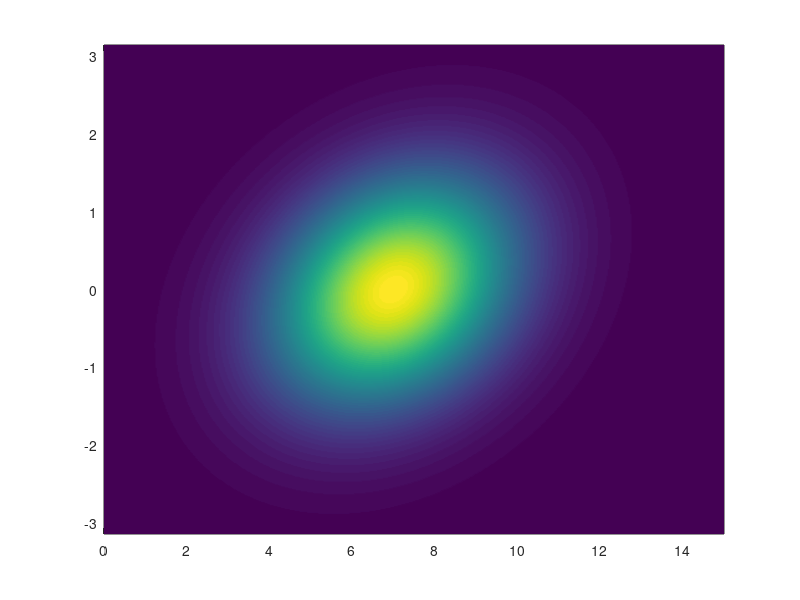

MATLAB code to generate this figure: (Note: this script raises an error after producing the figure.)
clc; clear; close all;

%% Part A
% Initialization
Pxx = [4 0.5; 0.5 1]; % original covariance matrix
mx = [7; 0]; % state mean [r, theta]
points = 500; % determines number of (r,theta) pairs
r_range = linspace(0,15,points); % set range of r values
theta_range = linspace(-pi,pi,points); % set range of theta values

% Calculations
gauss_const = 1/sqrt(2*pi*det(Pxx)); % normal distribution constant
[R, T] = meshgrid(r_range, theta_range); % create (r,theta) pairs
pdf_a = zeros(size(R)); % preallocate pdf values

for i = 1:points
    for j = 1:points
        x = [R(i,j); T(i,j)]; % define operating point for pdf calculation
        l_sq = (x - mx)'/Pxx*(x - mx); % mahalanobis distance
        pdf_a(i,j) = gauss_const*exp(-0.5*l_sq); % calculate pdf values
    end
end

% plot pdf as a colored contour
figure
pcolor(R, T, pdf_a)
shading interp
hold on

ellipse = sigmabound(Pxx, mx, 3);

% plot ellipse over pdf distribution
plot(ellipse(1,:),ellipse(2,:),'r','LineWidth',2)
title('Polar Coordinates Probability Density Function With 3\sigma Bound - Sean Bohne','FontSize',8)
xlabel('r (distance units)')
ylabel('\theta (rad)')

%% Part C
% Initialization
x = linspace(-25,25,points); % x cartesian coordinates transformation
y = linspace(-25,25,points); % y cartesian coordinates transformation
[X, Y] = meshgrid(x, y); % create a grid for x and y values
pdf_cart_c = zeros(size(X)); % preallocate cartesian pdf values

% Calculations
for i = 1:points
    for j = 1:points
        if sqrt(X(i,j)^2 + Y(i,j)^2) <= 1e-2
            pdf_cart_c(i,j) = 0;
        else
            x_val = [sqrt(X(i,j)^2 + Y(i,j)^2); atan2(Y(i,j), X(i,j))]; % define operating point for pdf calculation
            l_sq = (x_val - mx)'/Pxx*(x_val - mx); % mahalanobis distance
            pdf_cart_c(i,j) = 1/sqrt((X(i,j)^2 + Y(i,j)^2))*gauss_const*exp(-0.5*l_sq); % calculate pdf values
        end
    end
end

% plot cartesian pdf as a colored contour
figure
pcolor(X, Y, pdf_cart_c)
shading interp
title('Cartesian Coordinates Probability Density Function With 3\sigma Bound - Sean Bohne','FontSize',8)
xlabel('x')
ylabel('y')
hold on

%% Part D
% EKF linearization
mz_EKF = [mx(1)*cos(mx(2)); mx(1)*sin(mx(2))];
H = [cos(mx(2)), -mx(1)*sin(mx(2)); sin(mx(2)), mx(1)*cos(mx(2))];
Pzz_EKF = H*Pxx*H';

% scaled unscented transform
alpha = 1*10^-3; % weighting factor parameter
beta = 2; % weighting factor parameter
kappa = 0; % weighting factor parameter
n = length(mx); % state dimension

[Pzz_sut, mz_sut] = SUT(Pxx, mx, alpha, beta, kappa, n);

% SUT 3 sigma ellipse
ellipse_sut = sigmabound(Pzz_sut, mz_sut, 3);

% EKF 3 sigma ellipse
ellipse_EKF = sigmabound(Pzz_EKF, mz_EKF, 3);

fprintf('---------------------------------------\n')
fprintf('EKF linearization mean approximation m_z = \n')
disp(mz_EKF)
fprintf('EKF linearization covariance approximation P_{zz} = \n')
disp(Pzz_EKF)
fprintf('---------------------------------------\n')
fprintf('SUT mean approximation m_z = \n')
disp(mz_sut)
fprintf('SUT covariance approximation P_{zz} = \n')
disp(Pzz_sut)
fprintf('---------------------------------------\n')

% plot ellipse over pdf distribution
figure
pcolor(X, Y, pdf_cart_c)
shading interp
title('Cartesian Coordinates Probability Density Function With 3\sigma Bound - Sean Bohne','FontSize',8)
xlabel('x')
ylabel('y')
hold on

plot(ellipse_sut(1,:),ellipse_sut(2,:),'r','LineWidth',2)
plot(ellipse_EKF(1,:),ellipse_EKF(2,:),'g','LineWidth',2)
legend('p(z)','SUT','EKF','Location','southwest')

%% Part E
% initialize gamma values
gamma = 0.9:-0.2:0.1;

for i = 1:length(gamma)
    pdf_e = zeros(points, points);
    pdf_cart_e = zeros(points, points);

    P = gamma(i)*Pxx; % scale covariance matrix by corresponding gamma

    % EKF linearization
    mz_EKF = [mx(1)*cos(mx(2)); mx(1)*sin(mx(2))];
    H = [cos(mx(2)), -mx(1)*sin(mx(2)); sin(mx(2)), mx(1)*cos(mx(2))];
    Pzz_EKF = H*P*H';
    
    % scaled unscented transform
    [Pzz_sut, mz_sut] = SUT(P, mx, alpha, beta, kappa, n);

    % original 3 sigma ellipse
    ellipse = sigmabound(P, mx, 3);

    % SUT 3 sigma ellipse
    ellipse_sut = sigmabound(Pzz_sut, mz_sut, 3);

    % EKF 3 sigma ellipse
    ellipse_EKF = sigmabound(Pzz_EKF, mz_EKF, 3);

    gauss_const = 1/sqrt(2*pi*det(P));

    for j = 1:points
        for k = 1:points
            x = [R(j,k); T(j,k)]; % define operating point for pdf calculation
            l_sq = (x - mx)'/P*(x - mx); % mahalanobis distance
            pdf_e(j,k) = gauss_const*exp(-0.5*l_sq); % calculate pdf values
        end
    end

    for j = 1:points
        for k = 1:points
            if sqrt(X(i,j)^2 + Y(i,j)^2) <= 1e-2
                pdf_cart_c(i,j) = 0;
            else
                x_val = [sqrt(X(j,k)^2 + Y(j,k)^2); atan2(Y(j,k), X(j,k))]; % define operating point for pdf calculation
                l_sq = (x_val - mx)'/P*(x_val - mx); % mahalanobis distance
                pdf_cart_e(j,k) = 1/sqrt((X(j,k)^2 + Y(j,k)^2))*gauss_const*exp(-0.5*l_sq); % calculate pdf values
            end
        end
    end
    
    % plot original pdf distribution from part A
    figure
    subplot(2,2,1)
    pcolor(R, T, pdf_e)
    shading interp
    hold on

    plot(ellipse(1,:),ellipse(2,:),'r','LineWidth',2)
    title(['Input p(x) - \gamma = ',num2str(gamma(i))])
    xlabel('r (distance units)')
    ylabel('\theta (rad)')

    % plot pdf distribution from part C
    subplot(2,2,2)
    pcolor(X, Y, pdf_cart_e)
    shading interp
    title(['Cartesian Transformation p(z) - \gamma = ',num2str(gamma(i))])
    xlabel('x')
    ylabel('y')
    
    % plot pdf distribution and 3 sigma ellipses from from part D
    subplot(2,2,3)
    pcolor(X, Y, pdf_cart_e)
    shading interp
    title(['SUT and EKF Approximations - \gamma = ',num2str(gamma(i))])
    xlabel('x')
    ylabel('y')
    hold on

    % plot 3 sigma ellipse over pdf distribution
    plot(ellipse_sut(1,:),ellipse_sut(2,:),'r','LineWidth',2)
    plot(ellipse_EKF(1,:),ellipse_EKF(2,:),'g','LineWidth',2)
    legend('p(z)','SUT','EKF','Location','southwest')
    sgtitle(['\gamma = ',num2str(gamma(i)),' - Sean Bohne'])
end

%% Part F
% vary SUT weighting parameters one by one starting with alpha to analyze
% its impact on pdf estimation performance
alpha = [0.001, 0.01, 0.1, 1];
beta = 2;
kappa = 0;

% recalculate pdf distribution for plotting
gauss_const = 1/sqrt(2*pi*det(Pxx));

for i = 1:points
    for j = 1:points
        if sqrt(X(i,j)^2 + Y(i,j)^2) <= 1e-2
            pdf_cart_c(i,j) = 0;
        else
            x_val = [sqrt(X(i,j)^2 + Y(i,j)^2); atan2(Y(i,j), X(i,j))]; % define operating point for pdf calculation
            l_sq = (x_val - mx)'/Pxx*(x_val - mx); % mahalanobis distance
            pdf_cart_f(i,j) = 1/sqrt((X(i,j)^2 + Y(i,j)^2))*gauss_const*exp(-0.5*l_sq); % calculate pdf values
        end
    end
end

% calculate SUT for each alpha and plot the distributions
figure
for i = 1:length(alpha)
    [Pzz_sut, mz_sut] = SUT(Pxx, mx, alpha(i), beta, kappa, n);
    ellipse_sut = sigmabound(Pzz_sut, mz_sut, 3);

    % plot pdf distribution and 3 sigma ellipses from from part D
    subplot(floor(sqrt(length(alpha))),ceil(sqrt(length(alpha))),i)
    pcolor(X, Y, pdf_cart_f)
    shading interp
    title(['\alpha = ',num2str(alpha(i)),', \beta = ',num2str(beta),', \kappa = ',num2str(kappa)])
    xlabel('x')
    ylabel('y')
    hold on

    % plot 3 sigma ellipse over pdf distribution
    plot(ellipse_sut(1,:),ellipse_sut(2,:),'r','LineWidth',2)
    legend('p(z)','SUT','Location','southwest')
    sgtitle('Varying \alpha - Sean Bohne')
end

% vary beta with other parameters fixed to analyze its impact
alpha = 1*10^-3;
beta = 0:3;
kappa = 0;

figure
for i = 1:length(beta)
    [Pzz_sut, mz_sut] = SUT(Pxx, mx, alpha, beta(i), kappa, n);
    ellipse_sut = sigmabound(Pzz_sut, mz_sut, 3);

    % plot pdf distribution and 3 sigma ellipses from from part D
    subplot(floor(sqrt(length(beta))),ceil(sqrt(length(beta))),i)
    pcolor(X, Y, pdf_cart_f)
    shading interp
    title(['\alpha = ',num2str(alpha),', \beta = ',num2str(beta(i)),', \kappa = ',num2str(kappa)])
    xlabel('x')
    ylabel('y')
    hold on

    % plot 3 sigma ellipse over pdf distribution
    plot(ellipse_sut(1,:),ellipse_sut(2,:),'r','LineWidth',2)
    legend('p(z)','SUT','Location','southwest')
    sgtitle('Varying \beta - Sean Bohne')
end

% vary kappa with other parameters fixed to analyze its impact
alpha = 1*10^-3;
beta = 2;
kappa = 0:3:9;

figure
for i = 1:length(kappa)
    [Pzz_sut, mz_sut] = SUT(Pxx, mx, alpha, beta, kappa(i), n);
    ellipse_sut = sigmabound(Pzz_sut, mz_sut, 3);

    % plot pdf distribution and 3 sigma ellipses from from part D
    subplot(floor(sqrt(length(kappa))),ceil(sqrt(length(kappa))),i)
    pcolor(X, Y, pdf_cart_f)
    shading interp
    title(['\alpha = ',num2str(alpha),', \beta = ',num2str(beta),', \kappa = ',num2str(kappa(i))])
    xlabel('x')
    ylabel('y')
    hold on

    % plot 3 sigma ellipse over pdf distribution
    plot(ellipse_sut(1,:),ellipse_sut(2,:),'r','LineWidth',2)
    legend('p(z)','SUT','Location','southwest')
    sgtitle('Varying \kappa - Sean Bohne')
end

% function to calculate any sigma bound ellipse
function ellipse = sigmabound(P, m, sigma)
    theta = linspace(0,2*pi,500); % define theta values for 3 sigma plotting
    
    % guarantee eigenvectors listed in descending order
    [V,D] = eig(P);
    [d, idx] = sort(diag(D), 'descend');
    D = diag(d);
    V = V(:,idx);
    
    lambda1 = D(1,1); % first eigenvalue
    lambda2 = D(2,2); % second eigenvalue
    
    a = sigma*sqrt(lambda1); % ellipse semimajor axis
    b = sigma*sqrt(lambda2); % ellipse semiminor axis
    
    ellipse_prime = [a*cos(theta); b*sin(theta)]; % define 3 sigma ellipse in principal frame
    ellipse = V*ellipse_prime + m; % transform ellipse to original frame
end

% function to calculate scaled unscented transform approximation
function [Pzz, mz] = SUT(P, m, alpha, beta, kappa, n)
    Z = zeros(n, 2*n + 1); % initialize transformed sigma points array
    
    % scaled unscented transform weighting parameters
    lambda = alpha^2*(n + kappa) - n; % weighting parameter
    S = chol(P,'lower'); % square root factor of the covariance matrix
    
    % calculate sigma points
    sig_points = zeros(n,2*n + 1);
    sig_points(:,1) = m;
    
    for i = 2:(n + 1)
        sig_points(:,i) = m + sqrt(n + lambda)*S(:,i - 1);
        sig_points(:,i + n) = m - sqrt(n + lambda)*S(:,i - 1);
    end
    
    % determine weighting terms
    w_0m = lambda/(n + lambda);
    w_0c = lambda/(n + lambda) + (1 - alpha^2 + beta);
    w_im = 1/(2*(n + lambda));
    w_ic = 1/(2*(n + lambda));
    
    % transform sigma points through measurement transformation
    for i = 1:(2*n + 1)
        % extract r and theta components
        r = sig_points(1,i);
        theta = sig_points(2,i);
    
        % calculate x and y coordinate transformations
        x = r*cos(theta);
        y = r*sin(theta);
    
        Z(:,i) = [x; y]; % combine transformed sigma points
    end
    
    % calculate SUT estimated transformed mean
    mz = w_0m*Z(:,1);
    
    for i = 2:(2*n + 1)
        mz = mz + w_im*Z(:,i);
    end
    
    % calculate SUT estimated transformed covariance
    Pzz = w_0c*(Z(:,1) - mz)*(Z(:,1) - mz)';
    
    for i = 2:(2*n + 1)
        Pzz = Pzz + w_ic*(Z(:,i) - mz)*(Z(:,i) - mz)';
    end
end